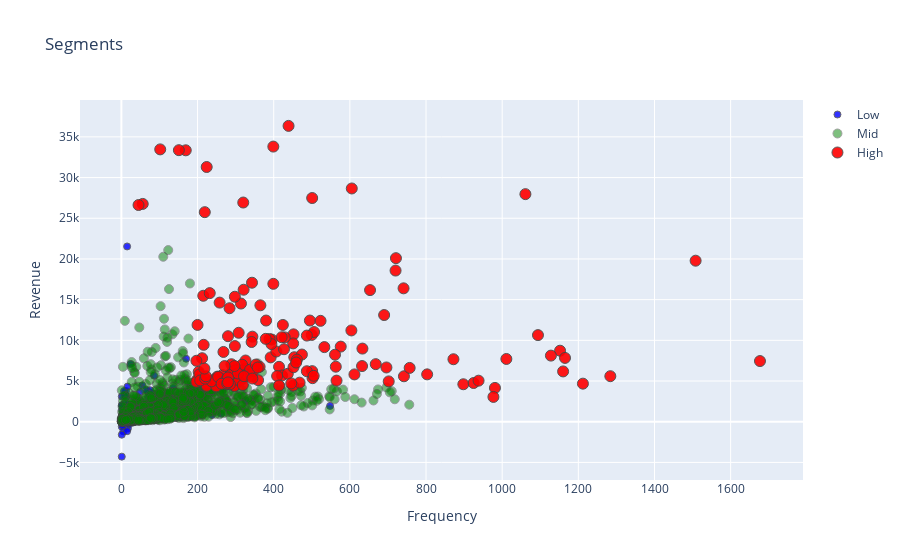

Here is the notebook cell this chart was saved with:
### Markdown cell above
### Now, it is the best part. Let’s see how our segments distributed on a scatter plot:

### Code cell
tx_graph = tx_user.query("Revenue < 50000 and Frequency < 2000")

plot_data = [
    go.Scatter(
        x=tx_graph.query("Segment == 'Low-Value'")['Frequency'],
        y=tx_graph.query("Segment == 'Low-Value'")['Revenue'],
        mode='markers',
        name='Low',
        marker= dict(size= 7,
            line= dict(width=1),
            color= 'blue',
            opacity= 0.8
           )
    ),
        go.Scatter(
        x=tx_graph.query("Segment == 'Mid-Value'")['Frequency'],
        y=tx_graph.query("Segment == 'Mid-Value'")['Revenue'],
        mode='markers',
        name='Mid',
        marker= dict(size= 9,
            line= dict(width=1),
            color= 'green',
            opacity= 0.5
           )
    ),
        go.Scatter(
        x=tx_graph.query("Segment == 'High-Value'")['Frequency'],
        y=tx_graph.query("Segment == 'High-Value'")['Revenue'],
        mode='markers',
        name='High',
        marker= dict(size= 11,
            line= dict(width=1),
            color= 'red',
            opacity= 0.9
           )
    ),
]

plot_layout = go.Layout(
        yaxis= {'title': "Revenue"},
        xaxis= {'title': "Frequency"},
        title='Segments'
    )
fig = go.Figure(data=plot_data, layout=plot_layout)
pyoff.iplot(fig)

### Figure 1 — Plotly figure (JSON) as saved in the notebook; plotly's stock layout.template omitted (floating-point values rounded to 4 significant figures; data arrays with more than 128 entries replaced by an {"elided": "..."} marker saying what was removed)
{"data": [{"marker": {"color": "blue", "line": {"width": 1}, "opacity": 0.8, "size": 7}, "mode": "markers", "name": "Low", "type": "scatter", "x": {"elided": "1956 int values"}, "y": {"elided": "1956 float values"}}, {"marker": {"color": "green", "line": {"width": 1}, "opacity": 0.5, "size": 9}, "mode": "markers", "name": "Mid", "type": "scatter", "x": {"elided": "1809 int values"}, "y": {"elided": "1809 float values"}}, {"marker": {"color": "red", "line": {"width": 1}, "opacity": 0.9, "size": 11}, "mode": "markers", "name": "High", "type": "scatter", "x": {"elided": "168 int values"}, "y": {"elided": "168 float values"}}], "layout": {"title": {"text": "Segments"}, "xaxis": {"title": {"text": "Frequency"}}, "yaxis": {"title": {"text": "Revenue"}}}}
